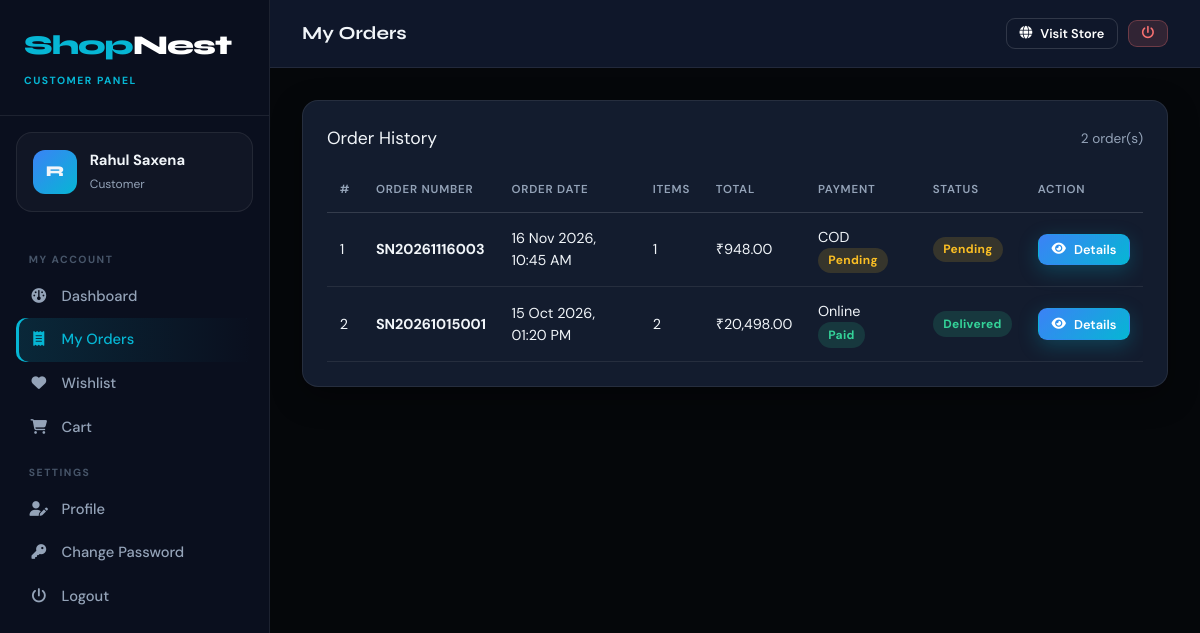
The app's page /customer/my-orders.php (signed in) with its own data.
### tables this page shows
CREATE TABLE `tblcustomer` (
  `ID` int(10) NOT NULL AUTO_INCREMENT,
  `FullName` varchar(120) NOT NULL,
  `Email` varchar(120) NOT NULL,
  `MobileNumber` bigint(10) DEFAULT NULL,
  `Gender` varchar(20) DEFAULT NULL,
  `Address` mediumtext DEFAULT NULL,
  `City` varchar(80) DEFAULT NULL,
  `State` varchar(80) DEFAULT NULL,
  `Pincode` varchar(10) DEFAULT NULL,
  `Image` varchar(150) DEFAULT NULL,
  `Password` varchar(255) NOT NULL,
  `RegDate` timestamp NULL DEFAULT current_timestamp(),
  PRIMARY KEY (`ID`),
  UNIQUE KEY `uq_customer_email` (`Email`)
);

CREATE TABLE `tblorders` (
  `ID` int(10) NOT NULL AUTO_INCREMENT,
  `OrderNumber` varchar(20) NOT NULL,
  `CustomerID` int(10) NOT NULL,
  `ShipName` varchar(120) NOT NULL,
  `ShipMobile` varchar(15) NOT NULL,
  `ShipAddress` mediumtext NOT NULL,
  `ShipCity` varchar(80) NOT NULL,
  `ShipState` varchar(80) NOT NULL,
  `ShipPincode` varchar(10) NOT NULL,
  `PaymentMethod` enum('COD','Online') NOT NULL DEFAULT 'COD',
  `PaymentStatus` enum('Pending','Paid','Refunded') NOT NULL DEFAULT 'Pending',
  `SubTotal` decimal(10,2) NOT NULL DEFAULT 0.00,
  `ShippingCharge` decimal(10,2) NOT NULL DEFAULT 0.00,
  `TotalAmount` decimal(10,2) NOT NULL DEFAULT 0.00,
  `Notes` varchar(255) DEFAULT NULL,
  `OrderDate` timestamp NULL DEFAULT current_timestamp(),
  PRIMARY KEY (`ID`),
  UNIQUE KEY `uq_order_number` (`OrderNumber`),
  KEY `idx_order_customer` (`CustomerID`),
  CONSTRAINT `fk_order_customer` FOREIGN KEY (`CustomerID`) REFERENCES `tblcustomer` (`ID`)
);

### customer/my-orders.php (the view, shortened to what this page needs)
<?php
$cid = require_customer();
$orders = db_all("SELECT o.*, (SELECT COUNT(*) FROM tblorderitems i WHERE i.OrderID=o.ID) AS Items
                  FROM tblorders o WHERE o.CustomerID=? ORDER BY o.OrderDate DESC", [$cid]);
$panelRole = 'customer';
$pageTitle = 'My Orders';
include __DIR__ . '/../includes/panel-header.php';
?>
<div class="card">
    <div class="card-title">Order History <span class="muted small"><?php echo count($orders); ?> order(s)</span></div>
    <?php if (!$orders): ?>
        <div class="empty"><i class="fa-solid fa-receipt"></i>No orders yet. <a href="../shop.php">Start shopping</a></div>
    <?php else: ?>
    <div class="table-wrap">
        <table class="table">
            <thead><tr><th>#</th><th>Order Number</th><th>Order Date</th><th>Items</th><th>Total</th><th>Payment</th><th>Status</th><th>Action</th></tr></thead>
            <tbody>
            <?php foreach ($orders as $n => $o): ?>
                <tr>
                    <td><?php echo $n + 1; ?></td>
                    <td><b><?php echo e($o['OrderNumber']); ?></b></td>
                    <td><?php echo date('d M Y, h:i A', strtotime($o['OrderDate'])); ?></td>
                    <td><?php echo (int)$o['Items']; ?></td>
                    <td><?php echo money($o['TotalAmount']); ?></td>
                    <td><?php echo e($o['PaymentMethod']); ?> <?php echo status_badge($o['PaymentStatus']); ?></td>
                    <td><?php echo status_badge(order_overall_status($o['ID'])); ?></td>
                    <td><a class="btn btn-sm btn-primary" href="order-details.php?id=<?php echo (int)$o['ID']; ?>"><i class="fa-solid fa-eye"></i> Details</a></td>
                </tr>
            <?php endforeach; ?>
            </tbody>
        </table>
    </div>
    <?php endif; ?>
</div>
<?php include __DIR__ . '/../includes/panel-footer.php'; ?>

### includes/panel-header.php (shortened to what this page needs)
<?php
$active = basename($_SERVER['PHP_SELF']);
$pageTitle = isset($pageTitle) ? $pageTitle : 'Dashboard';
if ($panelRole === 'admin') {
    $me = db_one("SELECT AdminName AS Name, Email FROM tbladmin WHERE ID=?", [(int)$_SESSION['snaid']]);
    $avatar = null;
    $newOrders = (int)db_val("SELECT COUNT(DISTINCT OrderID) FROM tblorderitems WHERE Status='Pending'");
    $pendingSellers = (int)db_val("SELECT COUNT(*) FROM tblseller WHERE Status='Pending'");
    $unread = (int)db_val("SELECT COUNT(*) FROM tblenquiry WHERE IsRead=0");
    $menu = [
        'Main' => [
            ['dashboard.php', 'fa-gauge', 'Dashboard'],
        ],
        'Catalog' => [
            ['manage-categories.php', 'fa-layer-group', 'Categories'],
            ['manage-products.php', 'fa-box', 'All Products'],
        ],
        'Orders' => [
            ['all-orders.php', 'fa-receipt', 'All Orders', ['order-details.php'], $newOrders],
            ['between-dates-reports.php', 'fa-chart-line', 'Sales Report'],
        ],
        'People' => [
            ['manage-sellers.php', 'fa-store', 'Sellers', ['view-seller.php'], $pendingSellers],
            ['registered-customers.php', 'fa-users', 'Customers', ['view-customer.php']],
        ],
        'Website' => [
            ['enquiries.php', 'fa-envelope', 'Enquiries', [], $unread],
            ['about-us.php', 'fa-circle-info', 'About Us Page'],
            ['contact-us.php', 'fa-address-book', 'Contact Us Page'],
        ],
        'Account' => [
            ['admin-profile.php', 'fa-user-gear', 'Profile'],
            ['change-password.php', 'fa-key', 'Change Password'],
            ['logout.php', 'fa-power-off', 'Logout'],
        ],
    ];
    $roleLabel = 'Administrator';
} else {
    $me = db_one("SELECT FullName AS Name, Email, Image FROM tblcustomer WHERE ID=?", [(int)$_SESSION['sncid']]);
    $avatar = $me['Image'] ? url('images/customers/' . $me['Image']) : null;
    $menu = [
        'My Account' => [
            ['dashboard.php', 'fa-gauge', 'Dashboard'],
            ['my-orders.php', 'fa-receipt', 'My Orders', ['order-details.php']],
            ['wishlist.php', 'fa-heart', 'Wishlist'],
            ['../cart.php', 'fa-cart-shopping', 'Cart', [], cart_count()],
        ],
        'Settings' => [
            ['profile.php', 'fa-user-pen', 'Profile'],
            ['change-password.php', 'fa-key', 'Change Password'],
            ['logout.php', 'fa-power-off', 'Logout'],
        ],
    ];
    $roleLabel = 'Customer';
}
$initial = strtoupper(substr($me['Name'], 0, 1));
?>
<!DOCTYPE html>
<html lang="en">
<head>
    <link rel="stylesheet" href="<?php echo url('assets/vendor/fonts/fonts.css'); ?>">
    <link rel="stylesheet" href="<?php echo url('assets/vendor/fontawesome/css/all.min.css'); ?>">
    <link rel="stylesheet" href="<?php echo url('assets/css/style.css'); ?>">
</head>
<body>
<div class="panel">
    <aside class="sidebar" id="sidebar">
        <div class="logo-box">
            <a href="<?php echo url('index.php'); ?>" class="logo"><span>Shop</span>Nest</a>
            <div class="role-pill"><?php echo ucfirst($panelRole); ?> Panel</div>
        </div>
        <div class="user-box">
            <div class="avatar"><?php echo $avatar ? '<img src="' . e($avatar) . '" alt="">' : e($initial); ?></div>
            <div style="min-width:0"><b><?php echo e($me['Name']); ?></b><span><?php echo e($roleLabel); ?></span></div>
        </div>
        <nav class="side-nav">
            <?php foreach ($menu as $heading => $links): ?>
                <div class="heading"><?php echo e($heading); ?></div>
                <?php foreach ($links as $l):
                    $isActive = $active === basename($l[0]) || (isset($l[3]) && in_array($active, $l[3], true)); ?>
                    <a href="<?php echo e($l[0]); ?>" class="<?php echo $isActive ? 'active' : ''; ?>">
                        <i class="fa-solid <?php echo $l[1]; ?>"></i> <?php echo e($l[2]); ?>
                    </a>
                <?php endforeach; ?>
            <?php endforeach; ?>
        </nav>
    </aside>
    <main class="panel-main">
        <div class="topbar">
            <div class="flex" style="flex-wrap:nowrap;gap:0">
                <h1><?php echo e($pageTitle); ?></h1>
            </div>
            <div class="actions">
                <a href="<?php echo url('index.php'); ?>" class="btn btn-outline btn-sm" target="<?php echo $panelRole === 'customer' ? '_self' : '_blank'; ?>"><i class="fa-solid fa-globe"></i> <span>Visit Store</span></a>
                <a href="logout.php" class="btn btn-sm btn-danger" title="Logout"><i class="fa-solid fa-power-off"></i></a>
            </div>
        </div>
        <div class="panel-content">

### includes/functions.php (shortened to what this page needs)
<?php
function e($str)
{
    return htmlspecialchars((string)$str, ENT_QUOTES, 'UTF-8');
}
function url($path = '')
{
    return BASE_URL . '/' . ltrim($path, '/');
}
function money($amount)
{
    return '₹' . number_format((float)$amount, 2);
}
function db_query($sql, $params = [])
{
    global $con;
    $stmt = mysqli_prepare($con, $sql);
    if ($params) {
        $types = '';
        foreach ($params as $p) {
            $types .= is_int($p) ? 'i' : (is_float($p) ? 'd' : 's');
        }
        mysqli_stmt_bind_param($stmt, $types, ...$params);
    }
    if (!mysqli_stmt_execute($stmt)) {
        error_log('SQL execute failed: ' . mysqli_stmt_error($stmt) . ' | ' . $sql);
        return false;
    }
    $res = mysqli_stmt_get_result($stmt);
    return $res === false ? true : $res;
}
function db_all($sql, $params = [])
{
    $res = db_query($sql, $params);
    return ($res instanceof mysqli_result) ? mysqli_fetch_all($res, MYSQLI_ASSOC) : [];
}
function db_one($sql, $params = [])
{
    $res = db_query($sql, $params);
    return ($res instanceof mysqli_result) ? mysqli_fetch_assoc($res) : null;
}
function is_customer() { return !empty($_SESSION['sncid']); }
function require_customer()
{
    return (int)$_SESSION['sncid'];
}
function cart_get()
{
    return isset($_SESSION['cart']) && is_array($_SESSION['cart']) ? $_SESSION['cart'] : [];
}
function cart_count()
{
    return array_sum(cart_get());
}
function status_badge($status)
{
    $map = ['Pending' => 'amber', 'Confirmed' => 'blue', 'Shipped' => 'purple', 'Delivered' => 'green',
            'Cancelled' => 'red', 'Active' => 'green', 'Inactive' => 'red', 'Blocked' => 'red',
            'Paid' => 'green', 'Refunded' => 'purple', 'Partially Delivered' => 'blue', 'Processing' => 'blue'];
    $c = isset($map[$status]) ? $map[$status] : 'grey';
    return '<span class="badge badge-' . $c . '">' . e($status) . '</span>';
}
function order_overall_status($orderId)
{
    $rows = db_all("SELECT Status, COUNT(*) c FROM tblorderitems WHERE OrderID=? GROUP BY Status", [(int)$orderId]);
    $s = [];
    $total = 0;
    foreach ($rows as $r) { $s[$r['Status']] = (int)$r['c']; $total += (int)$r['c']; }
    $cancel = isset($s['Cancelled']) ? $s['Cancelled'] : 0;
    $active = $total - $cancel;
    foreach (['Pending', 'Confirmed', 'Shipped', 'Delivered'] as $st) {
        if (isset($s[$st]) && $s[$st] === $active) return $st;
    }
    return 'Processing';
}

### records on screen
tblcustomer: FullName "R", FullName "Rahul Saxena"
tblorders: OrderNumber "SN20261116003", OrderDate "16 Nov 2026, 10:45 AM", Items "1", TotalAmount "₹948.00", PaymentMethod "COD", PaymentStatus "Pending Pending"
tblorders: OrderNumber "SN20261015001", OrderDate "15 Oct 2026, 01:20 PM", Items "2", TotalAmount "₹20,498.00", PaymentMethod "Online", PaymentStatus "Paid Delivered"

### other values on screen
$panelRole "CUSTOMER"
$roleLabel "Customer"
$heading "MY ACCOUNT"
$l[2] "Dashboard"
$l[2] "My Orders"
$l[2] "Wishlist"
$l[2] "Cart"
$heading "SETTINGS"
$l[2] "Profile"
$l[2] "Change Password"
$l[2] "Logout"
$pageTitle "My Orders"
count($orders) "2"
